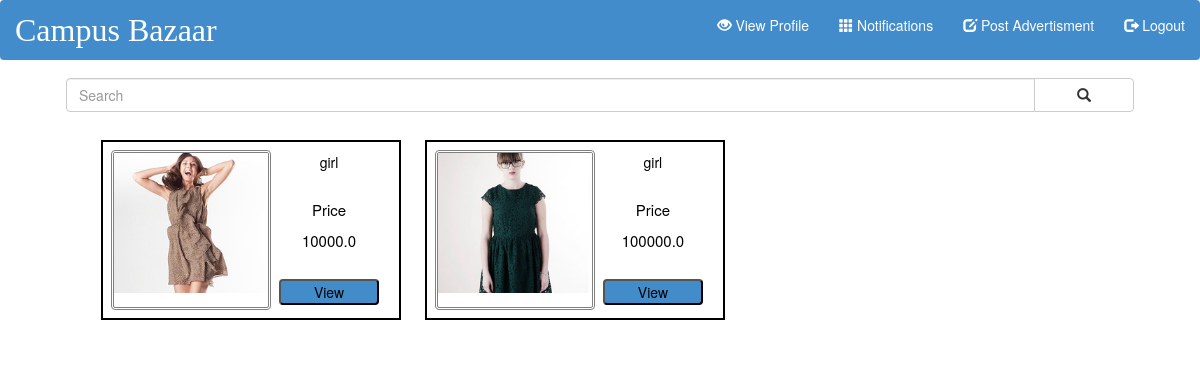
Page /app/feed/ (signed in) on the committed database.
### app/models.py (models this page shows)
class Advertisement(models.Model):
	user = models.ForeignKey(Profile,on_delete=models.DO_NOTHING)
	image = models.ImageField(upload_to = 'ad_pic/', default = 'ad_pic/bat.png')
	title = models.CharField(max_length = 200)
	description = models.CharField(max_length = 500)
	tags=models.ManyToManyField(Tag)
	price = models.FloatField(default=0.0)
	timestamp = models.DateTimeField(auto_now_add=True)
	status=models.IntegerField(default=-1)
	def __str__(self):
		return str(self.id)

### app/views.py (the view)
@csrf_exempt
@login_required(login_url='/app/')
def feed(request):
	assert(request.method == 'GET')
	profile = Profile.objects.filter(user=request.user)[0]
	ads =  list(Advertisement.objects.filter(user=profile))
	return render(request, 'feed.html', {'ads':ads,'media_url': MEDIA_URL})

### templates/feed.html (shortened to what this page needs)
{% extends 'theme.html' %}
{% load static %}
{% load bootstrap3 %}
{% load crispy_forms_tags %}
{% load crispy_forms_field %}
{% block body %}
<body>
	<ul class="col-lg-6" id="searchBar">
        <form class="navbar-form" role="search" method="POST" action="{% url 'loginURL' %}">
          <div class="input-group">
              <input type="text" class="form-control" placeholder="Search" name="search_query" id="search_query">
              <div class="input-group-btn">
                  <button class="btn btn-default" type="submit"><i class="glyphicon glyphicon-search"></i></button>
              </div>
          </div>
        </form>
    </ul>
	<div class="container" >
		<ul id="product_list" >
			{% for ad in ads %}
			<li style="display: inline-block;">
				<div class="container" id="product_box">
					<div  id="product_image">
						<img src={{media_url}}{{ad.image}} >
					</div>
					<div  id="product_detail">
							<header id="product_title"> {{ad.title}}</header>
							<div class="container" id="price_tag">
								<p style="display:  inline-block;"> Price </p>
								<p id ="price" style="display:  inline-block;"> {{ad.price}}</p>
							</div>
							<div id="product_view" >
<button id="view_button" onclick="location.href = '/app/product/?ad={{ad}}';" > View </button>
							</div>
					</div>
				</div>
			</li>
			{% endfor %}
		</ul>
	</div>
</body>
{% endblock %}

### templates/theme.html (style rules this page uses)
.navbar-form .input-group { display: inline-table; vertical-align: middle; }
.navbar-form .input-group .input-group-addon, .navbar-form .input-group .input-group-btn, .navbar-form .input-group .form-control { width: auto; }
.navbar-form .input-group { width: 100%; }
.navbar-form .input-group .input-group-addon, .navbar-form .input-group .input-group-btn { width: 1px; }
.navbar-form .input-group .form-control { width: 100%; }

### templates/feed.html (style rules this page uses)
#searchBar { width: 100%; }
#product_list { background-color: white }
#product_box { max-width: 300px; min-height: 180px; padding: 10px; margin:10px; background-color: white; overflow: hidden; border-style: solid; border-width: 2px; border-color: black; display:flex; color: black; }
#product_image { border: 1px double gray; border-radius: 2px; outline: 1px solid gray; outline-offset:1px; overflow: hidden; }
#product_detail { min-width: 120px; }
#product_title { display: block; height: 30%; text-align: center; }
#price_tag { display: inline-block; height: 50%; width: 100%; margin: 0px; text-align: center; }
#product_view { display: block; height: 20%; padding: 4px; width: 100%; display: flex; align-items: center; justify-content: center; }
button { width: 100px; border-radius: 4px; background: #428cca; }
p { font-size: 15px; }
img { max-width: 100%; height: auto; }

### rows in the picture
Advertisement: image (picture), title "girl", price "10000.0"
Advertisement: image (picture), title "girl", price "100000.0"
